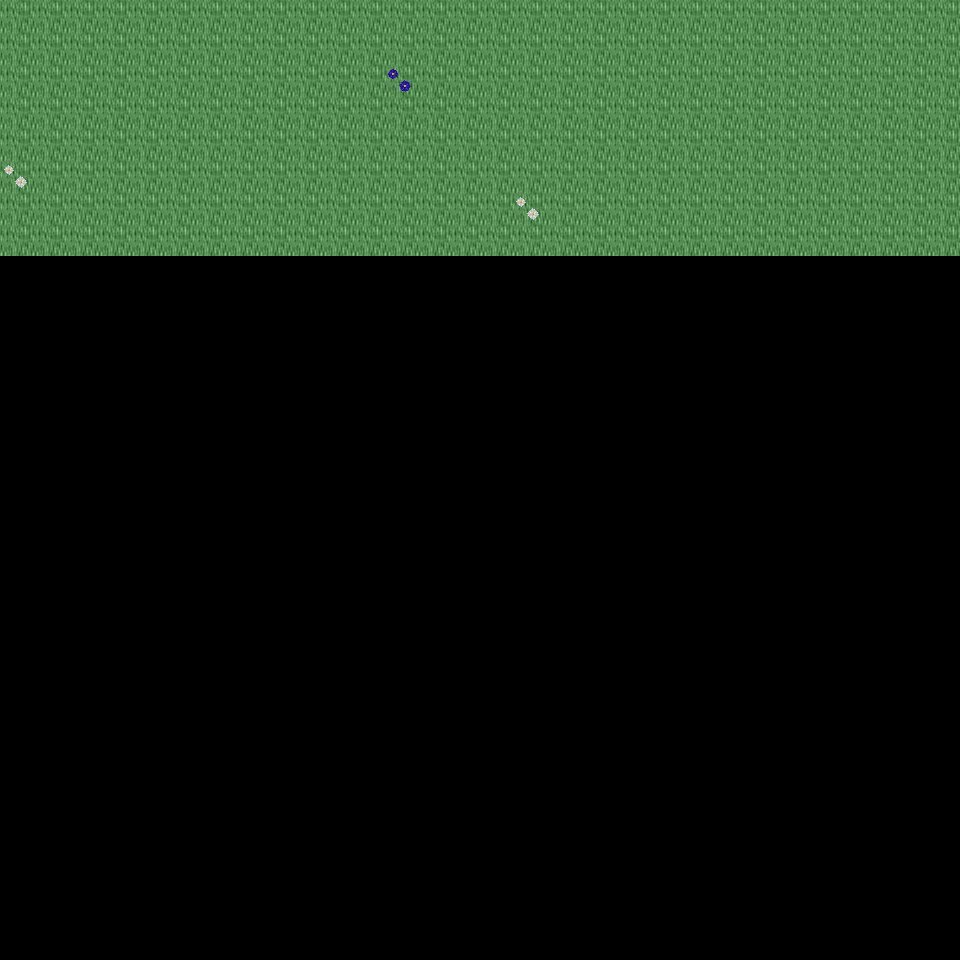

Rendered tile map (Tiled .tmx) drawn with the repository's tilesets; below, a short description and the map source with its tile grids summarised:
An orthogonal 30x30 tile map with 32x32 px tiles, 6 tile layers (Ground, Object, Object2, Above, ...), 49 tilesets and 3 objects (3x mapExit).

<map version="1.0" orientation="orthogonal" renderorder="right-down" width="30" height="30" tilewidth="32" tileheight="32" nextobjectid="4">
  <tileset firstgid="1" name="tileset_ground_ground" tilewidth="32" tileheight="32" tilecount="33" columns="3">
    <image source="../drawable/tileset_ground_ground.png" width="96" height="352" />
  </tileset>
  <tileset firstgid="34" name="tileset_building_wall_old_wood" tilewidth="32" tileheight="32" tilecount="9" columns="3">
    <image source="../drawable/tileset_building_wall_old_wood.png" width="96" height="96" />
  </tileset>
  <tileset firstgid="43" name="tileset_building_fence_fence_wooden" tilewidth="32" tileheight="32" tilecount="12" columns="3">
    <image source="../drawable/tileset_building_fence_fence_wooden.png" width="96" height="128" />
  </tileset>
  <tileset firstgid="55" name="tileset_building_fence_fence_chunky" tilewidth="32" tileheight="32" tilecount="21" columns="3">
    <image source="../drawable/tileset_building_fence_fence_chunky.png" width="96" height="224" />
  </tileset>
  <tileset firstgid="76" name="tileset_plant_stump_stump_brown" tilewidth="32" tileheight="32" tilecount="4" columns="2">
    <image source="../drawable/tileset_plant_stump_stump_brown.png" width="64" height="64" />
  </tileset>
  <tileset firstgid="80" name="tileset_ground_earth_edges" tilewidth="32" tileheight="32" tilecount="18" columns="6">
    <image source="../drawable/tileset_ground_earth_edges.png" width="192" height="96" />
  </tileset>
  <tileset firstgid="98" name="tileset_ground_grass_corners" tilewidth="32" tileheight="32" tilecount="24" columns="6">
    <image source="../drawable/tileset_ground_grass_corners.png" width="192" height="128" />
  </tileset>
  <tileset firstgid="122" name="tileset_ground_grass_edges" tilewidth="32" tileheight="32" tilecount="36" columns="12">
    <image source="../drawable/tileset_ground_grass_edges.png" width="384" height="96" />
  </tileset>
  <tileset firstgid="158" name="tileset_plant_tree_apple_tree" tilewidth="32" tileheight="32" tilecount="9" columns="3">
    <image source="../drawable/tileset_plant_tree_apple_tree.png" width="96" height="96" />
  </tileset>
  <tileset firstgid="167" name="tileset_plant_tree_chestnut_tree" tilewidth="32" tileheight="32" tilecount="20" columns="4">
    <image source="../drawable/tileset_plant_tree_chestnut_tree.png" width="128" height="160" />
  </tileset>
  <tileset firstgid="187" name="tileset_plant_tree_crack_willow" tilewidth="32" tileheight="32" tilecount="20" columns="4">
    <image source="../drawable/tileset_plant_tree_crack_willow.png" width="128" height="160" />
  </tileset>
  <tileset firstgid="207" name="tileset_furniture_chair_bench_iron" tilewidth="32" tileheight="32" tilecount="4" columns="2">
    <image source="../drawable/tileset_furniture_chair_bench_iron.png" width="64" height="64" />
  </tileset>
  <tileset firstgid="211" name="tileset_furniture_chair_bench_iron_reverse" tilewidth="32" tileheight="32" tilecount="4" columns="2">
    <image source="../drawable/tileset_furniture_chair_bench_iron_reverse.png" width="64" height="64" />
  </tileset>
  <tileset firstgid="215" name="tileset_object_hay_cart" tilewidth="32" tileheight="32" tilecount="1" columns="1">
    <image source="../drawable/tileset_object_hay_cart.png" width="32" height="32" />
  </tileset>
  <tileset firstgid="216" name="tileset_building_wall_walls_siding" tilewidth="32" tileheight="32" tilecount="16" columns="4">
    <image source="../drawable/tileset_building_wall_walls_siding.png" width="128" height="128" />
  </tileset>
  <tileset firstgid="232" name="tileset_building_roof_brown" tilewidth="32" tileheight="32" tilecount="20" columns="5">
    <image source="../drawable/tileset_building_roof_brown.png" width="160" height="128" />
  </tileset>
  <tileset firstgid="252" name="tileset_building_door_door" tilewidth="32" tileheight="32" tilecount="6" columns="3">
    <image source="../drawable/tileset_building_door_door.png" width="96" height="64" />
  </tileset>
  <tileset firstgid="258" name="tileset_item_tools" tilewidth="32" tileheight="32" tilecount="9" columns="3">
    <image source="../drawable/tileset_item_tools.png" width="96" height="96" />
  </tileset>
  <tileset firstgid="267" name="tileset_ground_cobbled_paving" tilewidth="32" tileheight="32" tilecount="1" columns="1">
    <image source="../drawable/tileset_ground_cobbled_paving.png" width="32" height="32" />
  </tileset>
  <tileset firstgid="268" name="tileset_item_bazaar_produce" tilewidth="32" tileheight="32" tilecount="4" columns="2">
    <image source="../drawable/tileset_item_bazaar_produce.png" width="64" height="64" />
  </tileset>
  <tileset firstgid="272" name="tileset_item_sacks" tilewidth="32" tileheight="32" tilecount="2" columns="2">
    <image source="../drawable/tileset_item_sacks.png" width="64" height="32" />
  </tileset>
  <tileset firstgid="274" name="tileset_building_barnyard" tilewidth="32" tileheight="32" tilecount="200" columns="8">
    <image source="../drawable/tileset_building_barnyard.png" width="256" height="800" />
  </tileset>
  <tileset firstgid="474" name="tileset_plant_flower_planted_containers" tilewidth="32" tileheight="32" tilecount="16" columns="4">
    <image source="../drawable/tileset_plant_flower_planted_containers.png" width="128" height="128" />
  </tileset>
  <tileset firstgid="490" name="tileset_furniture_chair_wooden_rustic" tilewidth="32" tileheight="32" tilecount="8" columns="4">
    <image source="../drawable/tileset_furniture_chair_wooden_rustic.png" width="128" height="64" />
  </tileset>
  <tileset firstgid="498" name="tileset_furniture_table_brick_base" tilewidth="32" tileheight="32" tilecount="3" columns="3">
    <image source="../drawable/tileset_furniture_table_brick_base.png" width="96" height="32" />
  </tileset>
  <tileset firstgid="501" name="tileset_building_stairs_wooden_stairs" tilewidth="32" tileheight="32" tilecount="9" columns="3">
    <image source="../drawable/tileset_building_stairs_wooden_stairs.png" width="96" height="96" />
  </tileset>
  <tileset firstgid="510" name="tileset_plant_tree_maple_tree" tilewidth="32" tileheight="32" tilecount="72" columns="8">
    <image source="../drawable/tileset_plant_tree_maple_tree.png" width="256" height="288" />
  </tileset>
  <tileset firstgid="582" name="tileset_building_decoration_chimney_big" tilewidth="32" tileheight="32" tilecount="2" columns="1">
    <image source="../drawable/tileset_building_decoration_chimney_big.png" width="32" height="64" />
  </tileset>
  <tileset firstgid="584" name="tileset_logic_item_corn" tilewidth="32" tileheight="32" tilecount="5" columns="5">
    <image source="../drawable/tileset_logic_item_corn.png" width="160" height="32" />
  </tileset>
  <tileset firstgid="589" name="tileset_logic_collision" tilewidth="32" tileheight="32" tilecount="1" columns="1">
    <image source="../drawable/tileset_logic_collision.png" width="32" height="32" />
  </tileset>
  <tileset firstgid="590" name="tileset_plant_bush_bushes" tilewidth="32" tileheight="32" tilecount="10" columns="5">
    <image source="../drawable/tileset_plant_bush_bushes.png" width="160" height="64" />
  </tileset>
  <tileset firstgid="600" name="tileset_logic_item_vegetable" tilewidth="32" tileheight="32" tilecount="13" columns="13">
    <image source="../drawable/tileset_logic_item_vegetable.png" width="256" height="64" />
  </tileset>
  <tileset firstgid="613" name="tileset_plant_flower_daisy_blue" tilewidth="32" tileheight="32" tilecount="8" columns="2">
    <image source="../drawable/tileset_plant_flower_daisy_blue.png" width="64" height="128" />
  </tileset>
  <tileset firstgid="621" name="tileset_plant_flower_daisy_red" tilewidth="32" tileheight="32" tilecount="8" columns="2">
    <image source="../drawable/tileset_plant_flower_daisy_red.png" width="64" height="128" />
  </tileset>
  <tileset firstgid="629" name="tileset_plant_flower_daisy_white" tilewidth="32" tileheight="32" tilecount="8" columns="2">
    <image source="../drawable/tileset_plant_flower_daisy_white.png" width="64" height="128" />
  </tileset>
  <tileset firstgid="637" name="tileset_plant_flower_daisy_yellow" tilewidth="32" tileheight="32" tilecount="8" columns="2">
    <image source="../drawable/tileset_plant_flower_daisy_yellow.png" width="64" height="128" />
  </tileset>
  <tileset firstgid="645" name="tileset_plant_tree_tree_darkgreen" tilewidth="32" tileheight="32" tilecount="88" columns="8">
    <image source="../drawable/tileset_plant_tree_tree_darkgreen.png" width="256" height="352" />
  </tileset>
  <tileset firstgid="733" name="tileset_logic_creature_animal" tilewidth="32" tileheight="32" tilecount="32" columns="8">
    <image source="../drawable/tileset_logic_creature_animal.png" width="256" height="128" />
  </tileset>
  <tileset firstgid="765" name="tileset_logic_creature_rodent" tilewidth="32" tileheight="32" tilecount="8" columns="8">
    <image source="../drawable/tileset_logic_creature_rodent.png" width="256" height="32" />
  </tileset>
  <tileset firstgid="773" name="tileset_logic_creature_farm_animal" tilewidth="32" tileheight="32" tilecount="12" columns="12">
    <image source="../drawable/tileset_logic_creature_farm_animal.png" width="256" height="64" />
  </tileset>
  <tileset firstgid="785" name="tileset_ground_green_paving" tilewidth="32" tileheight="32" tilecount="18" columns="3">
    <image source="../drawable/tileset_ground_green_paving.png" width="96" height="192" />
  </tileset>
  <tileset firstgid="803" name="tileset_logic_protection" tilewidth="32" tileheight="32" tilecount="2" columns="2">
    <image source="../drawable/tileset_logic_protection.png" width="64" height="32" />
  </tileset>
  <tileset firstgid="805" name="tileset_item_hen_nest" tilewidth="32" tileheight="32" tilecount="1" columns="1">
    <image source="../drawable/tileset_item_hen_nest.png" width="32" height="32" />
  </tileset>
  <tileset firstgid="806" name="tileset_logic_item_dairy" tilewidth="32" tileheight="32" tilecount="1" columns="1">
    <image source="../drawable/tileset_logic_item_dairy.png" width="32" height="32" />
  </tileset>
  <tileset firstgid="807" name="tileset_light_door_light_ew" tilewidth="32" tileheight="32" tilecount="18" columns="6">
    <image source="../drawable/tileset_light_door_light_ew.png" width="192" height="96" />
  </tileset>
  <tileset firstgid="825" name="tileset_light_door_light" tilewidth="32" tileheight="32" tilecount="12" columns="3">
    <image source="../drawable/tileset_light_door_light.png" width="96" height="128" />
  </tileset>
  <tileset firstgid="837" name="tileset_item_firewood" tilewidth="32" tileheight="32" tilecount="12" columns="3">
    <image source="../drawable/tileset_item_firewood.png" width="96" height="128" />
  </tileset>
  <tileset firstgid="849" name="tileset_furniture_sink_manger" tilewidth="32" tileheight="32" tilecount="18" columns="6">
    <image source="../drawable/tileset_furniture_sink_manger.png" width="192" height="96" />
  </tileset>
  <tileset firstgid="867" name="tileset_logic_creature_fowl" tilewidth="32" tileheight="32" tilecount="6" columns="6">
    <image source="../drawable/tileset_logic_creature_fowl.png" width="192" height="32" />
  </tileset>
  <layer name="Ground" width="30" height="30">
    <data>[900 cells, 240 non-empty, 1 distinct tile ids]</data>
  </layer>
  <layer name="Object" width="30" height="30">
    <data>[900 cells, 3 non-empty, 2 distinct tile ids]</data>
  </layer>
  <layer name="Object2" width="30" height="30">
    <data>[900 cells, 0 non-empty, 0 distinct tile ids]</data>
  </layer>
  <layer name="Above" width="30" height="30">
    <data>[900 cells, 0 non-empty, 0 distinct tile ids]</data>
  </layer>
  <layer name="Above2" width="30" height="30">
    <data>[900 cells, 0 non-empty, 0 distinct tile ids]</data>
  </layer>
  <layer name="Walkable" width="30" height="30">
    <data>[900 cells, 0 non-empty, 0 distinct tile ids]</data>
  </layer>
  <objectgroup name="MapEvents">
    <object id="1" name="north" type="mapExit" x="0" y="0" width="960" height="32">
      <properties>
        <property name="map" value="level_0_x156_y45" />
        <property name="x" value="0" />
        <property name="y" value="28" />
      </properties>
    </object>
    <object id="2" name="west" type="mapExit" x="0" y="0" width="32" height="960">
      <properties>
        <property name="map" value="level_0_x155_y46" />
        <property name="x" value="28" />
        <property name="y" value="0" />
      </properties>
    </object>
    <object id="3" name="east" type="mapExit" x="928" y="0" width="32" height="960">
      <properties>
        <property name="map" value="level_0_x157_y46" />
        <property name="x" value="1" />
        <property name="y" value="0" />
      </properties>
    </object>
  </objectgroup>
</map>
